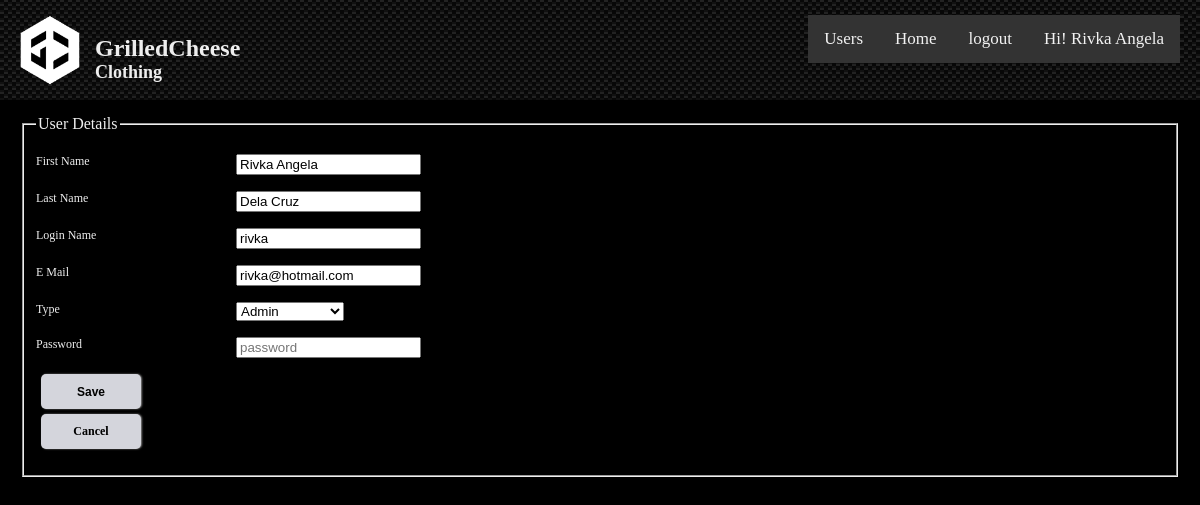
Page /admin/user-detail.php?action=edit&id=2 (signed in) on the committed database.
### tables this page shows
CREATE TABLE `users` (
  `id` int(11) unsigned NOT NULL AUTO_INCREMENT,
  `username` varchar(255) NOT NULL DEFAULT '',
  `first_name` text,
  `last_name` text,
  `password` text NOT NULL,
  `email` text NOT NULL,
  `usertype` int(11) NOT NULL,
  PRIMARY KEY (`id`),
  UNIQUE KEY `username` (`username`)
);

CREATE TABLE `user_types` (
  `id` int(11) unsigned NOT NULL AUTO_INCREMENT,
  `name` varchar(30) NOT NULL DEFAULT '',
  PRIMARY KEY (`id`)
);

### lib/functions.php (called while the page is built, shortened)
<?php
	function get_results($query){
		global $db;
		$result = $db->query($query);
		$list = array();
		while($row = $result->fetch_assoc()){
			$item = new stdClass();
			foreach($row as $key => $value){
				$item->$key = $value;
			}
			array_push($list, $item);
		}
		return $list;
	}
	function get_row($query){
		global $db;
		$result = $db->query($query. " LIMIT 1");
		$item = NULL;
		if($result->num_rows > 0){
			$row = $result->fetch_assoc();
			$item = new stdClass();
			foreach($row as $key => $value){
				$item->$key = $value;
			}
		}
		return $item;
	}
?>

### admin/user-detail.php (the view, shortened to what this page needs)
<?php require_once "header-admin.php";
	$userTypes = get_results("SELECT id, name FROM user_types");
	$userId = isset($_REQUEST['id']) ? $_REQUEST['id'] : NULL;
	$action = isset($_REQUEST['action']) ? $_REQUEST['action'] : 'new';
	$user = NULL;
		switch($action){
			case 'edit':
				if($userId){
					$user = get_row("SELECT first_name, last_name, username, email, usertype FROM users WHERE id = $userId");
				}
			break;
		}
?>
	<form action="" method="post" enctype="multipart/form-data">
        <fieldset>
        	<legend>User Details</legend>
	        <p><label for="firstname">First Name</label><input type="text" id="firstname" name="firstname" placeholder="first name" autofocus required value="<?php echo !is_null($user) ? $user->first_name : ''; ?>" /></p>
        	<p><label for="lastname">Last Name</label><input type="text" id="lalstname" name="lastname" placeholder="last name" required value="<?php echo !is_null($user) ? $user->last_name : ''; ?>" /></p>
	        <p><label for="username">Login Name</label><input type="text" id="username" name="username" placeholder="login name" required value="<?php echo !is_null($user) ? $user->username : ''; ?>" /></p>
	        <p><label for="email">E Mail</label><input type="email" id="email" name="email" placeholder="e mail" required value="<?php echo !is_null($user) ? $user->email : ''; ?>" /></p>
	        <p><label for="usertype">Type</label>
            <select id="usertype" name="usertype" required>
                <?php foreach($userTypes as $type): ?>
                    <option <?php echo !is_null($user) && $user->usertype == $type->id ? 'selected' : ''; ?> value="<?php echo $type->id; ?>"><?php echo ucfirst($type->name); ?></option>
                <?php endforeach ?>
            </select>
	        </p>
        	<p><label for="password">Password</label><input type="password" name="password" id="password" placeholder="password" <?php echo !is_null($user) ? '' : 'required'; ?>/></p>
            <p><input class="button" id="btSave" name="btSave" type="submit" value="Save"/><a class="button" href="/admin/users.php">Cancel</a></p>
        </fieldset>
	</form>
<?php require_once "footer-admin.php"; ?>

### assets/css/main-style.css (style rules this page uses)
* { box-sizing:border-box; }
body { margin:0 auto; background-color:#000; color:#EEE; font-family: trebuchet ms; }
a, a:link, a:visited { color:#eee; text-decoration:none; }
form label { width:200px; float:left; font-size:12px; }
.button { display: block; width: 100px; height: 35px; background: #D4D5DC; padding: 10px 10px; text-align: center; border-radius: 5px; font-weight: bold; font-size: 12px; color: #000 !important; cursor: pointer; border: none; margin: 5px; box-shadow: 1px 0px 2px #888888; }

### rows in the picture
users: firstname "Rivka Angela", lastname "Dela Cruz", username "rivka", email "rivka@hotmail.com", usertype "Admin"

### other values in the picture
$user->firstname "Rivka Angela"
